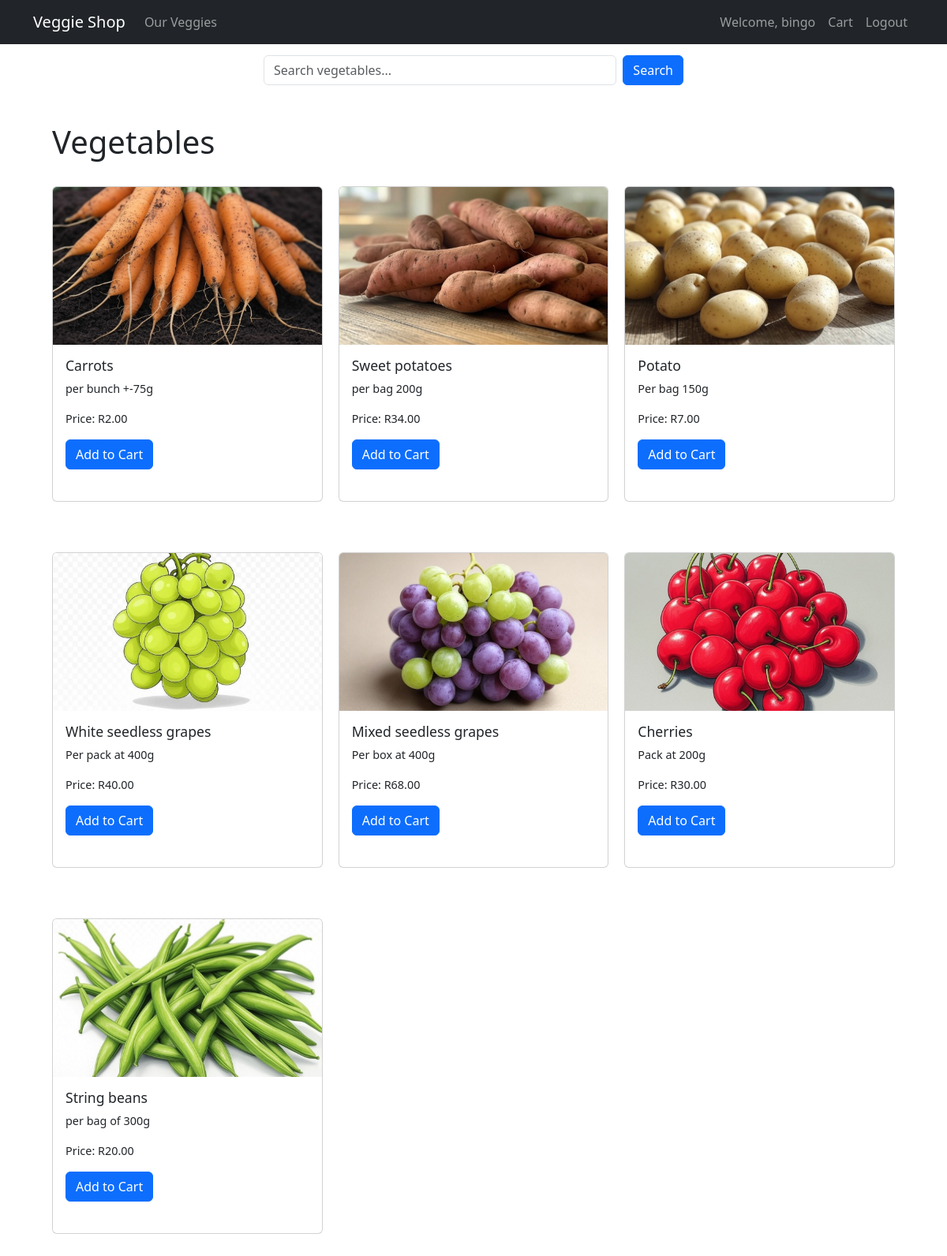
The page /list/ (signed in) on the database its author committed.
### cart/models.py (models this page shows, shortened)
class Vegetable(models.Model):
    name = models.CharField(max_length=100)
    price = models.DecimalField(max_digits=6, decimal_places=2)  # Changed from price_per_kg
    description = models.TextField()
    image = models.ImageField(upload_to='vegetables/', blank=True, null=True)

### cart/views.py (the view)
# urls.py: path('list/', views.VegetableListView.as_view(), name='vegetable_list'),
class VegetableListView(ListView):
    model = Vegetable
    template_name = 'cart/vegetable_list.html'
    context_object_name = 'vegetables'
    def get_queryset(self):
        queryset = super().get_queryset()
        search_term = self.request.GET.get('search')
        if search_term:
            queryset = queryset.filter(name__icontains=search_term)
        return queryset

### cart/templates/cart/vegetable_list.html (shortened to what this page needs)
{% extends "base.html" %}
{% block content %}
<div class="container mt-4">
    <div class="row mb-4">
        <div class="col-md-6 mx-auto">
            <form method="get" class="d-flex">
                <input type="text"
                       name="search"
                       class="form-control me-2"
                       placeholder="Search vegetables..."
                       value="{{ request.GET.search|default:'' }}">
                <button type="submit" class="btn btn-primary">Search</button>
            </form>
        </div>
    </div>
    <div class="container mt-5">
        <h1>Vegetables</h1>
        <div class="row g-4">
            {% for vegetable in vegetables %}
            <div class="col-md-4">
                <div class="card">
                    {% if vegetable.image %}
                    <img src="{{ vegetable.image.url }}" class="card-img-top" alt="{{ vegetable.name }}">
                    {% endif %}
                    <div class="card-body">
                        <h5 class="card-title">{{ vegetable.name }}</h5>
                        <p class="card-text">{{ vegetable.description }}</p>
                        <p class="card-text">Price: R{{ vegetable.price }}</p>
                        <form method="post" action="{% url 'add_to_cart' vegetable.id %}">
                            <button type="submit" class="btn btn-primary">Add to Cart</button>
                        </form>
                    </div>
                </div>
            </div>
            {% endfor %}
        </div>
    </div>
</div>
{% endblock %}

### cart/templates/base.html (shortened to what this page needs)
<!DOCTYPE html>
<html lang="en">
<head>
    <link href="https://cdn.jsdelivr.net/npm/bootstrap@5.3.0/dist/css/bootstrap.min.css" rel="stylesheet">
</head>
<body>
    <nav class="navbar navbar-expand-lg navbar-dark bg-dark">
        <div class="container">
            <a class="navbar-brand" href="{% url 'home' %}">Veggie Shop</a>
            <div class="collapse navbar-collapse" id="navbarNav">
                <ul class="navbar-nav me-auto">
                    <li class="nav-item">
                        <a class="nav-link" href="{% url 'vegetable_list' %}">Our Veggies</a>
                    </li>
                </ul>
                <ul class="navbar-nav ms-auto">
                    {% if user.is_authenticated %}
                        <li class="nav-item">
                            <span class="nav-link">Welcome, {{ user.username }}</span>
                        </li>
                        <li class="nav-item">
                            <a class="nav-link" href="{% url 'cart' %}">Cart</a>
                        </li>
                        <li class="nav-item">
                            <form method="post" action="{% url 'logout' %}" class="d-inline">
                                <button type="submit" class="btn btn-link nav-link">Logout</button>
                            </form>
                        </li>
                    {% endif %}
                </ul>
            </div>
        </div>
    </nav>
    <div class="container mt-4">
        {% block content %}{% endblock %}
    </div>
</body>
</html>

### cart/templates/cart/vegetable_list.html (style rules this page uses)
.card { width: 100%; height: 400px; display: flex; flex-direction: column; margin-bottom: 20px; transition: transform 0.2s; }
.card-img-top { width: 100%; height: 200px; object-fit: cover; }
.card-body { flex: 1; display: flex; flex-direction: column; padding: 1rem; overflow: hidden; }
.card-title { font-size: 1.1rem; margin-bottom: 0.5rem; }
.card-text { font-size: 0.9rem; overflow: hidden; text-overflow: ellipsis; display: -webkit-box; -webkit-line-clamp: 3; -webkit-box-orient: vertical; }
.row { display: flex; flex-wrap: wrap; margin: -10px; }
.col-md-4 { padding: 10px; flex: 0 0 33.333333%; max-width: 33.333333%; }

### rows shown on the page
Vegetable: image (picture), name "Carrots", description "per bunch +-75g", price "2.00"
Vegetable: image (picture), name "Sweet potatoes", description "per bag 200g", price "34.00"
Vegetable: image (picture), name "Potato", description "Per bag 150g", price "7.00"
Vegetable: image (picture), name "White seedless grapes", description "Per pack at 400g", price "40.00"
Vegetable: image (picture), name "Mixed seedless grapes", description "Per box at 400g", price "68.00"
Vegetable: image (picture), name "Cherries", description "Pack at 200g", price "30.00"
Vegetable: image (picture), name "String beans", description "per bag of 300g", price "20.00"

### other values the page prints
{{ user.username }} "bingo"
